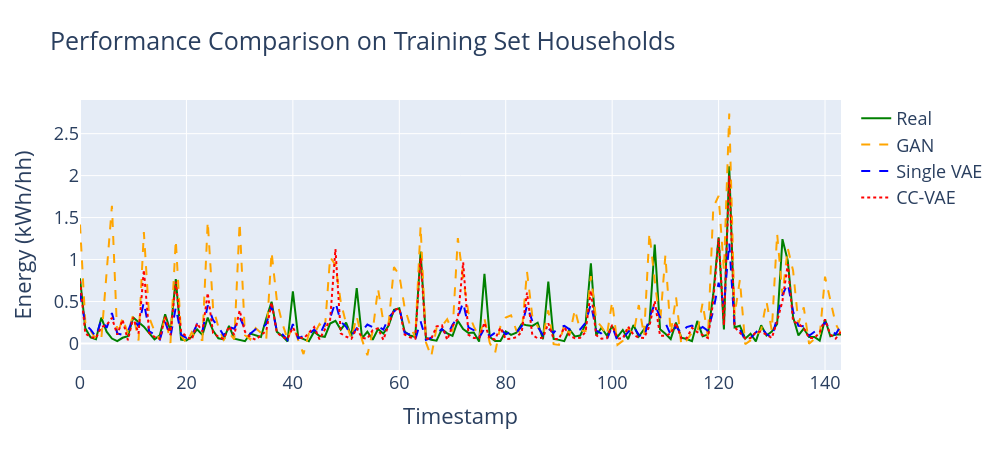

The notebook cell this image was saved under:
### Markdown cell above
### Training Set

### Code cell
eva_training_loader = utils.get_m2s_loader(1)
long_GAN_energy = torch.Tensor().to(device)
long_sVAE_energy = torch.Tensor().to(device)
long_real_energy = torch.Tensor().to(device)
long_synthetic_energy = torch.Tensor().to(device)

# For longer sequences
for i in range(12):
    weather, cluster, time, statistical, spike, real_energy = next(iter(eva_training_loader))
    weather = weather.to(device)
    cluster = cluster.to(device).int()
    time = time.to(device)
    statistical = statistical.to(device)
    spike_type = spike[:, :, 0:1].to(dtype=torch.int32)  # or torch.long for indexing
    spike_magnitude = spike[:, :, 1:].to(dtype=torch.float32)
    spike_type = spike_type.to(device)
    spike_magnitude = spike_magnitude.to(device)
    vae_real = real_energy.to(device)

    GAN_energy = gen(weather, cluster, time, statistical, spike_type, spike_magnitude)
    GAN_energy = GAN_energy.to(device)
    long_GAN_energy = torch.cat((long_GAN_energy, GAN_energy), dim=-1)

    noise = torch.randn(real_energy.shape[0], real_energy.shape[1], 1).to(device)
    synthetic_profile, mu, logvar = s_VAE(noise, weather, cluster, time, statistical, spike_type, spike_magnitude)
    long_sVAE_energy = torch.cat((long_sVAE_energy, synthetic_profile), dim=-1)

    noise2 = torch.randn(real_energy.shape[0], real_energy.shape[1], 64).to(device)
    h = model_medoid.lstm_decoder(noise2, weather, cluster, time)
    latent_space = model_m2s.lstm_encoder(h)
    mu, logvar = latent_space.chunk(2, dim=2)
    z = model_m2s.reparameterize(mu, logvar)
    h = model_m2s.lstm_decoder(z, weather, cluster, time, statistical, spike_type, spike_magnitude)
    long_synthetic_energy = torch.cat((long_synthetic_energy, h), dim=-1)


    real_energy = real_energy.to(device)
    long_real_energy = torch.cat((long_real_energy, real_energy), dim=-1)

long_GAN_energy = long_GAN_energy.flatten().detach().cpu().numpy()
long_sVAE_energy = long_sVAE_energy.flatten().detach().cpu().numpy()
long_synthetic_energy = long_synthetic_energy.flatten().detach().cpu().numpy()
long_real_energy = long_real_energy.flatten().detach().cpu().numpy()

print('MSE of sVAE energy and long_synthetic_energy:', np.mean((long_sVAE_energy - long_synthetic_energy) ** 2))
# plot the results
fig = go.Figure()

fig.add_trace(go.Scatter(x=np.arange(0, 200), y=long_real_energy, mode='lines', name='Real', line=dict(color='green')))
fig.add_trace(go.Scatter(x=np.arange(0, 200), y=long_GAN_energy, mode='lines', name='GAN', line=dict(color='orange', dash='dash')))
fig.add_trace(go.Scatter(x=np.arange(0, 200), y=long_sVAE_energy, mode='lines', name='Single VAE', line=dict(color='blue', dash='dash')))
fig.add_trace(go.Scatter(x=np.arange(0, 200), y=long_synthetic_energy, mode='lines', name='CC-VAE', line=dict(color='red', dash='dot')))

fig.update_layout(
    font=dict(size=18),          # global font (axes, title, etc.)
    legend=dict(font=dict(size=18)),
)

fig.update_layout(
    width=1000,   # make it less wide (try 600–900)
    height=450   # optional
)

fig.update_layout(
    title="Performance Comparison on Training Set Households",
    xaxis_title="Timestamp",
    yaxis_title="Energy (kWh/hh)"
)



fig.show()

### Figure 1 — Plotly figure (JSON) as saved in the notebook; plotly's stock layout.template omitted (floating-point values rounded to 4 significant figures; data arrays with more than 128 entries replaced by an {"elided": "..."} marker saying what was removed)
{"data": [{"line": {"color": "green"}, "mode": "lines", "name": "Real", "type": "scatter", "x": {"elided": "200 int values"}, "y": {"elided": "144 float values"}}, {"line": {"color": "orange", "dash": "dash"}, "mode": "lines", "name": "GAN", "type": "scatter", "x": {"elided": "200 int values"}, "y": {"elided": "144 float values"}}, {"line": {"color": "blue", "dash": "dash"}, "mode": "lines", "name": "Single VAE", "type": "scatter", "x": {"elided": "200 int values"}, "y": {"elided": "144 float values"}}, {"line": {"color": "red", "dash": "dot"}, "mode": "lines", "name": "CC-VAE", "type": "scatter", "x": {"elided": "200 int values"}, "y": {"elided": "144 float values"}}], "layout": {"font": {"size": 18}, "height": 450, "legend": {"font": {"size": 18}}, "title": {"text": "Performance Comparison on Training Set Households"}, "width": 1000, "xaxis": {"title": {"text": "Timestamp"}}, "yaxis": {"title": {"text": "Energy (kWh/hh)"}}}}
